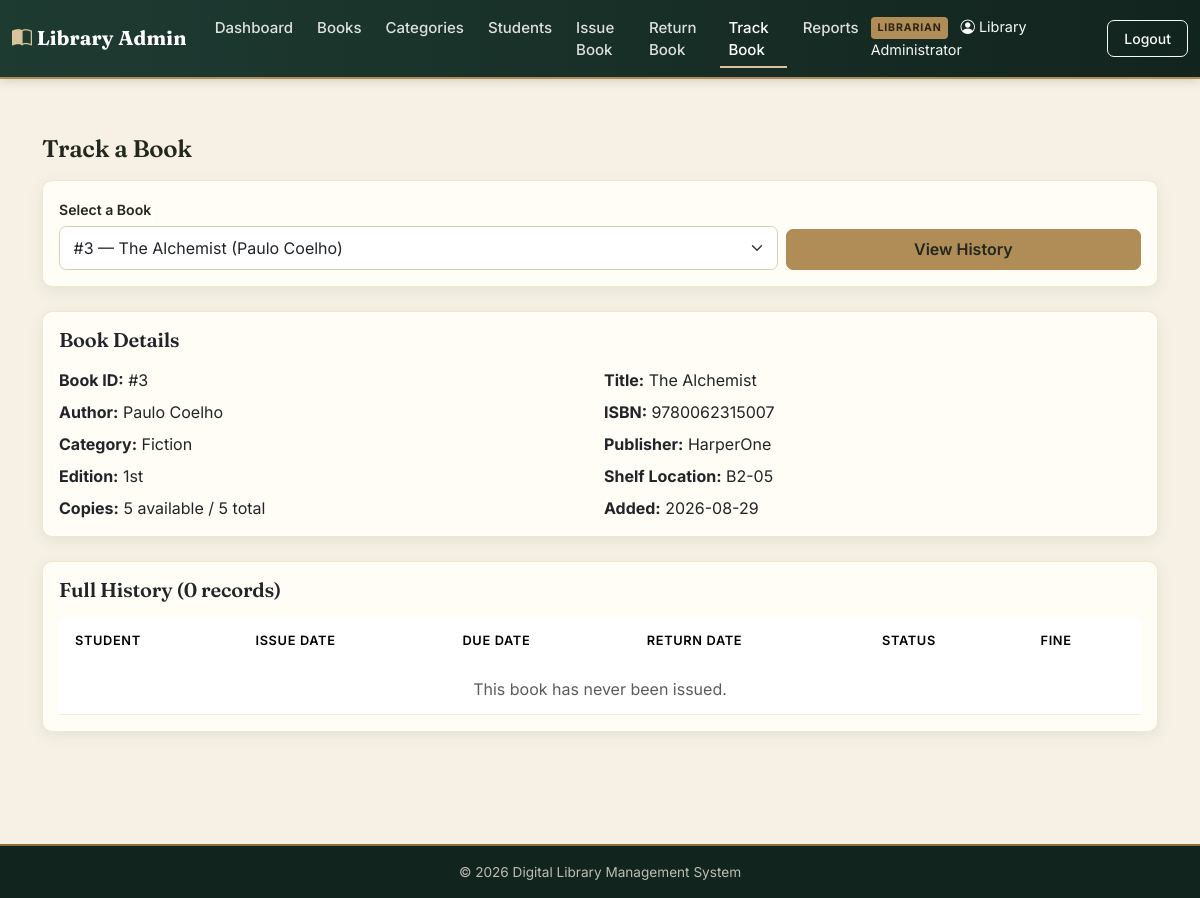
Page /admin/track_book.php?book_id=3 (signed in) on the committed database.
### tables this page shows
CREATE TABLE books (
    book_id INT AUTO_INCREMENT PRIMARY KEY,
    title VARCHAR(200) NOT NULL,
    author VARCHAR(150) NOT NULL,
    isbn VARCHAR(20) UNIQUE,
    category_id INT,
    publisher VARCHAR(150),
    edition VARCHAR(50),
    total_copies INT NOT NULL DEFAULT 1,
    available_copies INT NOT NULL DEFAULT 1,
    shelf_location VARCHAR(50),
    added_date DATE DEFAULT (CURRENT_DATE),
    FOREIGN KEY (category_id) REFERENCES categories(category_id) ON DELETE SET NULL
);

CREATE TABLE categories (
    category_id INT AUTO_INCREMENT PRIMARY KEY,
    category_name VARCHAR(100) NOT NULL
);

### includes/functions.php (called while the page is built, shortened)
<?php
function clean($value) {
    return htmlspecialchars(trim($value ?? ''), ENT_QUOTES, 'UTF-8');
}
?>

### admin/track_book.php (the view, shortened to what this page needs)
<?php
require_once __DIR__ . '/../includes/functions.php';
$book_id = isset($_GET['book_id']) ? (int)$_GET['book_id'] : 0;
include __DIR__ . '/../includes/header.php';
include __DIR__ . '/../includes/admin_navbar.php';
$books_list = $conn->query("SELECT book_id, title, author FROM books ORDER BY title")->fetch_all(MYSQLI_ASSOC);
$book = null;
$history = [];
if ($book_id > 0) {
    $stmt = $conn->prepare("
        SELECT b.*, c.category_name
        FROM books b LEFT JOIN categories c ON b.category_id = c.category_id
        WHERE b.book_id = ?
    ");
    $stmt->bind_param("i", $book_id);
    $stmt->execute();
    $book = $stmt->get_result()->fetch_assoc();
    if ($book) {
        $stmt = $conn->prepare("
            SELECT t.*, s.full_name, s.email
            FROM transactions t JOIN students s ON t.student_id = s.student_id
            WHERE t.book_id = ?
            ORDER BY t.transaction_id DESC
        ");
        $stmt->bind_param("i", $book_id);
        $stmt->execute();
        $history = $stmt->get_result()->fetch_all(MYSQLI_ASSOC);
    }
}
?>
<div class="container my-4">
  <h4 class="mb-3">Track a Book</h4>
  <div class="card mb-4">
    <div class="card-body">
      <form method="GET" class="row g-2 align-items-end">
        <div class="col-md-8">
          <label class="form-label">Select a Book</label>
          <select name="book_id" class="form-select" required>
            <?php foreach ($books_list as $b): ?>
              <option value="<?php echo $b['book_id']; ?>" <?php echo ($b['book_id']==$book_id)?'selected':''; ?>>
                #<?php echo $b['book_id']; ?> &mdash; <?php echo clean($b['title']); ?> (<?php echo clean($b['author']); ?>)
              </option>
            <?php endforeach; ?>
          </select>
        </div>
        <div class="col-md-4">
          <button type="submit" class="btn btn-accent w-100">View History</button>
        </div>
      </form>
    </div>
  </div>
  <?php if ($book): ?>
    <div class="card mb-4">
      <div class="card-body">
        <h5 class="card-title mb-3">Book Details</h5>
        <div class="row g-2">
          <div class="col-md-6"><strong>Book ID:</strong> #<?php echo (int)$book['book_id']; ?></div>
          <div class="col-md-6"><strong>Title:</strong> <?php echo clean($book['title']); ?></div>
          <div class="col-md-6"><strong>Author:</strong> <?php echo clean($book['author']); ?></div>
          <div class="col-md-6"><strong>ISBN:</strong> <?php echo clean($book['isbn']) ?: '—'; ?></div>
          <div class="col-md-6"><strong>Category:</strong> <?php echo clean($book['category_name']) ?: '—'; ?></div>
          <div class="col-md-6"><strong>Publisher:</strong> <?php echo clean($book['publisher']) ?: '—'; ?></div>
          <div class="col-md-6"><strong>Edition:</strong> <?php echo clean($book['edition']) ?: '—'; ?></div>
          <div class="col-md-6"><strong>Shelf Location:</strong> <?php echo clean($book['shelf_location']) ?: '—'; ?></div>
          <div class="col-md-6"><strong>Copies:</strong> <?php echo (int)$book['available_copies']; ?> available / <?php echo (int)$book['total_copies']; ?> total</div>
          <div class="col-md-6"><strong>Added:</strong> <?php echo clean($book['added_date']); ?></div>
        </div>
      </div>
    </div>
    <div class="card">
      <div class="card-body table-responsive">
        <h5 class="card-title mb-3">Full History (<?php echo count($history); ?> record<?php echo count($history)==1?'':'s'; ?>)</h5>
        <table class="table table-hover align-middle">
          <thead>
            <tr><th>Student</th><th>Issue Date</th><th>Due Date</th><th>Return Date</th><th>Status</th><th>Fine</th></tr>
          </thead>
          <tbody>
            <?php if (empty($history)): ?>
              <tr><td colspan="6" class="text-center text-muted">This book has never been issued.</td></tr>
            <?php endif; ?>
          </tbody>
        </table>
      </div>
    </div>
  <?php endif; ?>
</div>
<?php include __DIR__ . '/../includes/footer.php'; ?>

### assets/css/style.css (style rules this page uses)
:root { --forest: #1E3B32; --forest-dark: #12241E; --forest-soft: #2A4E42; --parchment: #F6F1E4; --parchment-card:#FFFDF6; --brass: #B08D57; --brass-dark: #8C6D3F; --brass-light: #D9C39C; --ink: #23281F; --ink-red: #8C3B2E; --sage: #3F6B52; --font-display: 'Fraunces', Georgia, 'Times New Roman', serif; --font-body: 'Inter', -apple-system, 'Segoe UI', Roboto, sans-serif; --radius: 10px; --shadow-soft: 0 4px 16px rgba(30, 59, 50, 0.08); --shadow-lift: 0 10px 24px rgba(30, 59, 50, 0.14); }
* { box-sizing: border-box; }
html { height: 100%; }
body { min-height: 100vh; display: flex; flex-direction: column; background-color: var(--parchment); font-family: var(--font-body); color: var(--ink); margin: 0; text-rendering: optimizeLegibility; -webkit-font-smoothing: antialiased; }
body > .container:not(.app-navbar .container), body > main, main, .container { flex: 1 0 auto; }
body > main, body > .container:not(.app-navbar .container) { padding-top: 2rem; padding-bottom: 2.5rem; }
h1, h2, h3, h4, h5, h6, .navbar-brand { font-family: var(--font-display); font-weight: 600; letter-spacing: -0.01em; color: var(--ink); }
.btn { border-radius: 7px; font-weight: 500; padding: 0.45rem 1rem; transition: transform .15s ease, box-shadow .15s ease, background-color .15s ease; }
.btn-accent { background-color: var(--brass); border-color: var(--brass); color: #22281c; font-weight: 600; }
.card { border: 1px solid rgba(176,141,87,0.2); border-radius: var(--radius); box-shadow: var(--shadow-soft); background-color: var(--parchment-card); }
.table { margin-bottom: 0; border-color: rgba(176,141,87,0.15); }
.table thead { background-color: var(--forest); color: var(--parchment-card); font-size: 0.8rem; letter-spacing: 0.05em; text-transform: uppercase; }
.table thead th { border-bottom: none; font-weight: 600; padding: 0.85rem 1rem; }
.table > :not(caption) > * > * { padding: 0.8rem 1rem; vertical-align: middle; }
.form-control, .form-select { border-radius: 7px; border: 1px solid #d8cfb8; background-color: #fff; padding: 0.55rem 0.85rem; }
.form-label { font-weight: 600; font-size: 0.88rem; color: var(--ink); margin-bottom: 0.4rem; }

### rows in the picture
books: book_id "3", title "The Alchemist", author "Paulo Coelho", isbn "9780062315007", category.category_name "Fiction", publisher "HarperOne", edition "1st", shelf_location "B2-05", available_copies "5", total_copies "5", added_date "2026-08-29"

### other values in the picture
$_SESSION['admin_name'] "Library Administrator"
count($history) "0"
